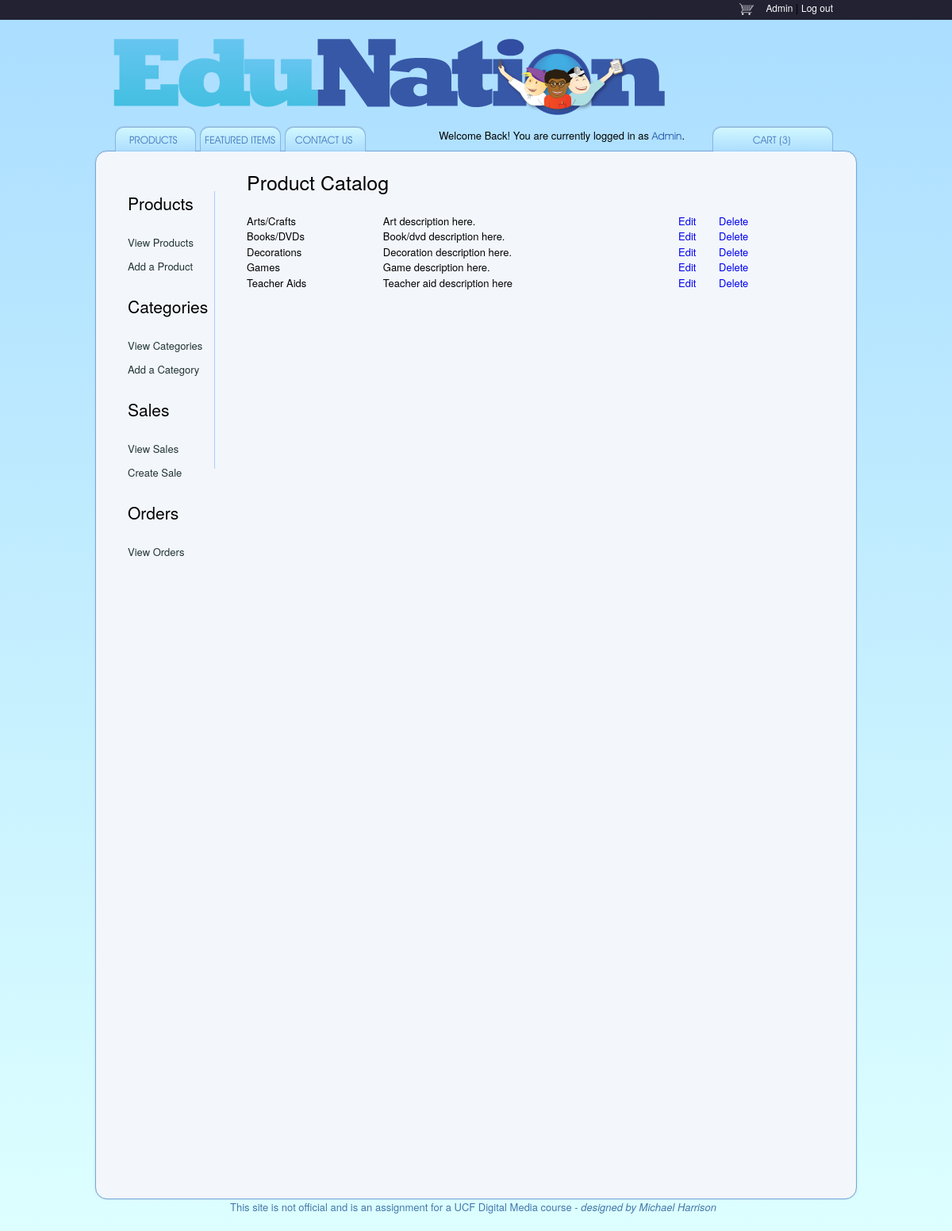
/admin/view_categories.php, run on the app's committed database.
### tables this page shows
CREATE TABLE `categories` (
  `id` tinyint(3) unsigned NOT NULL AUTO_INCREMENT,
  `name` varchar(40) NOT NULL,
  `description` tinytext,
  `image` varchar(45) NOT NULL,
  PRIMARY KEY (`id`),
  UNIQUE KEY `type` (`name`)
);

### admin/view_categories.php (the view, shortened to what this page needs)
<?php
include ('./includes/header.php');
?>
<div id="home2">
	<div class="grid_2">
		<div id="sidenav">
			<ul>
				<li><h3>Products</h3></li>
				<li><a href="view_products.php">View Products</a></li>
				<li><a href="add_product.php">Add a Product</a></li>
			</ul>
			<ul>
				<li><h3>Categories</h3></li>
				<li><a href="view_categories.php">View Categories</a></li>
				<li><a href="add_category.php">Add a Category</a></li>
			</ul>
			<ul>
				<li><h3>Sales</h3></li>
				<li><a href="view_sales.php">View Sales</a></li>
				<li><a href="add_sale.php">Create Sale</a></li>
			</ul>
			<ul>
				<li><h3>Orders</h3></li>
				<li><a href="view_orders.php">View Orders</a></li>
			</ul>
		</div>
	</div>
	<div class="grid_9">
		<div id="check">
			<h1>Product Catalog</h1>
			<?php
			$result = mysqli_query ($dbc, "SELECT * FROM categories ORDER by name;");
			echo "<table class=\"list_table\">";
			while ($row = mysqli_fetch_array($result, MYSQLI_ASSOC))
			{
				$categoryName = $row['name'];
				$categoryDesc = $row['description'];
				?>
				<tr>
					<td><?php echo $categoryName ?></td>
					<td><?php echo $categoryDesc ?></td>
					<td><a href="edit_category.php?product_id=<?php echo $row['id'] ?>">Edit</a></td>
					<td><a href="delete_product.php?product_id=<?php echo $row['id'] ?>">Delete</a></td>
				</tr>
				<?php
			}
			echo "</table>";
			?>
		</div>
	</div>
</div>
<?php
include ('./includes/footer.php');
?>

### css/text.css (style rules this page uses)
body { font: 13px/1.5 'Helvetica Neue', Arial, 'Liberation Sans', FreeSans, sans-serif; }
h1 { font-size: 25px; }
h3 { font-size: 21px; }
ul { list-style: disc; }
li { margin-left: 30px; }
p, dl, hr, h1, h2, h3, h4, h5, h6, ol, ul, pre, table, address, fieldset, figure { margin-bottom: 20px; }

### css/960.css (style rules this page uses)
body { min-width: 960px; }
.grid_1, .grid_2, .grid_3, .grid_4, .grid_5, .grid_6, .grid_7, .grid_8, .grid_9, .grid_10, .grid_11, .grid_12, .grid_13, .grid_14, .grid_15, .grid_16 { display: inline; float: left; margin-left: 10px; margin-right: 10px; }
.container_12 .grid_9, .container_16 .grid_12 { width: 700px; }
.container_12 .grid_2 { width: 140px; }

### css/styles.css (style rules this page uses)
div { border: solid 0px #ffffff; }
body { filter: progid:DXImageTransform.Microsoft.gradient(startColorstr='#aaddff', endColorstr='#ddffff'); background: -webkit-gradient(linear, left top, left bottom, from(#aaddff), to(#ddffff)); background: -moz-linear-gradient(top, #ffffff, #aaddff); margin: 0px auto; }
a { text-decoration: none; }
.list_table { width: 100%; }
#sidenav { height: 350px; margin-top: 30px; border-right: solid 1px #aaccff; }
#sidenav ul { list-style: none; line-height: 30px; }
#sidenav li a { color: #223333; }
#home2 { height: 1300px; margin-top: 5px; padding-top: 20px; -moz-border-radius: 15px; border-radius: 15px; background-color: #f3f7fc; border: solid 1px #77aadd; -moz-box-shadow: 0px 0px 2px #abc; -webkit-box-shadow: 0px 0px 2px #abc; box-shadow: 0px 0px 2px #abc; }
#check { padding-left: 20px; }

### data on the page
categories: name "Arts/Crafts", description "Art description here."
categories: name "Books/DVDs", description "Book/dvd description here."
categories: name "Decorations", description "Decoration description here."
categories: name "Games", description "Game description here."
categories: name "Teacher Aids", description "Teacher aid description here"

### other printed values
$_SESSION['user_id'] "Admin Admin"
$k "PRODUCTS"
$k "FEATURED ITEMS"
$k "CONTACT US"
